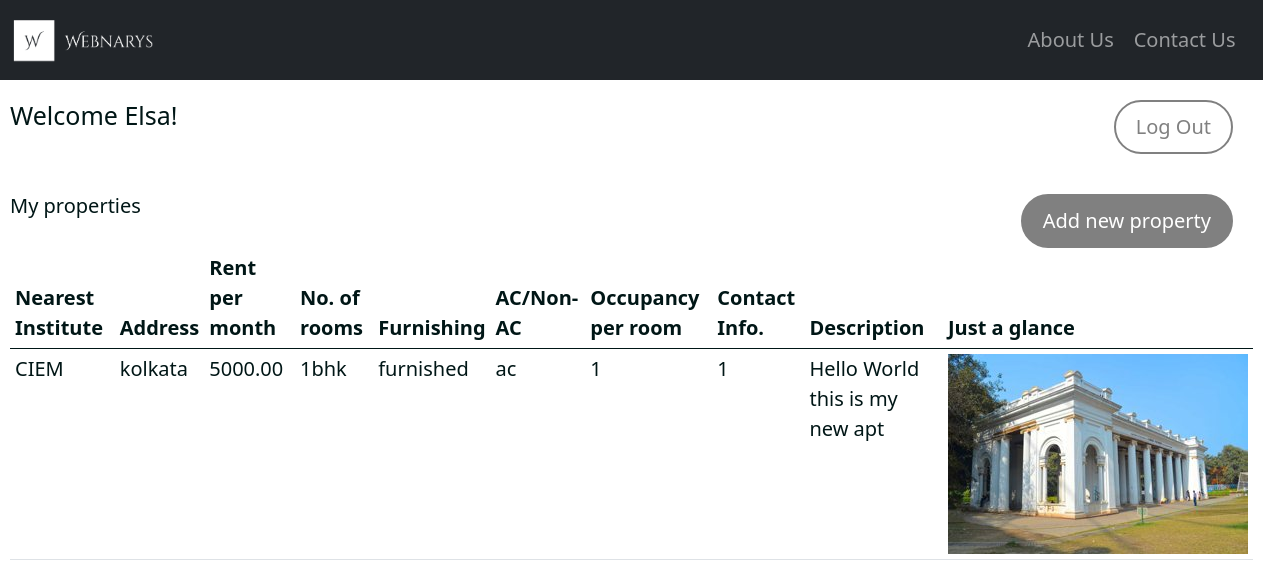
Page /listings/ (signed in) on the earlier database version.
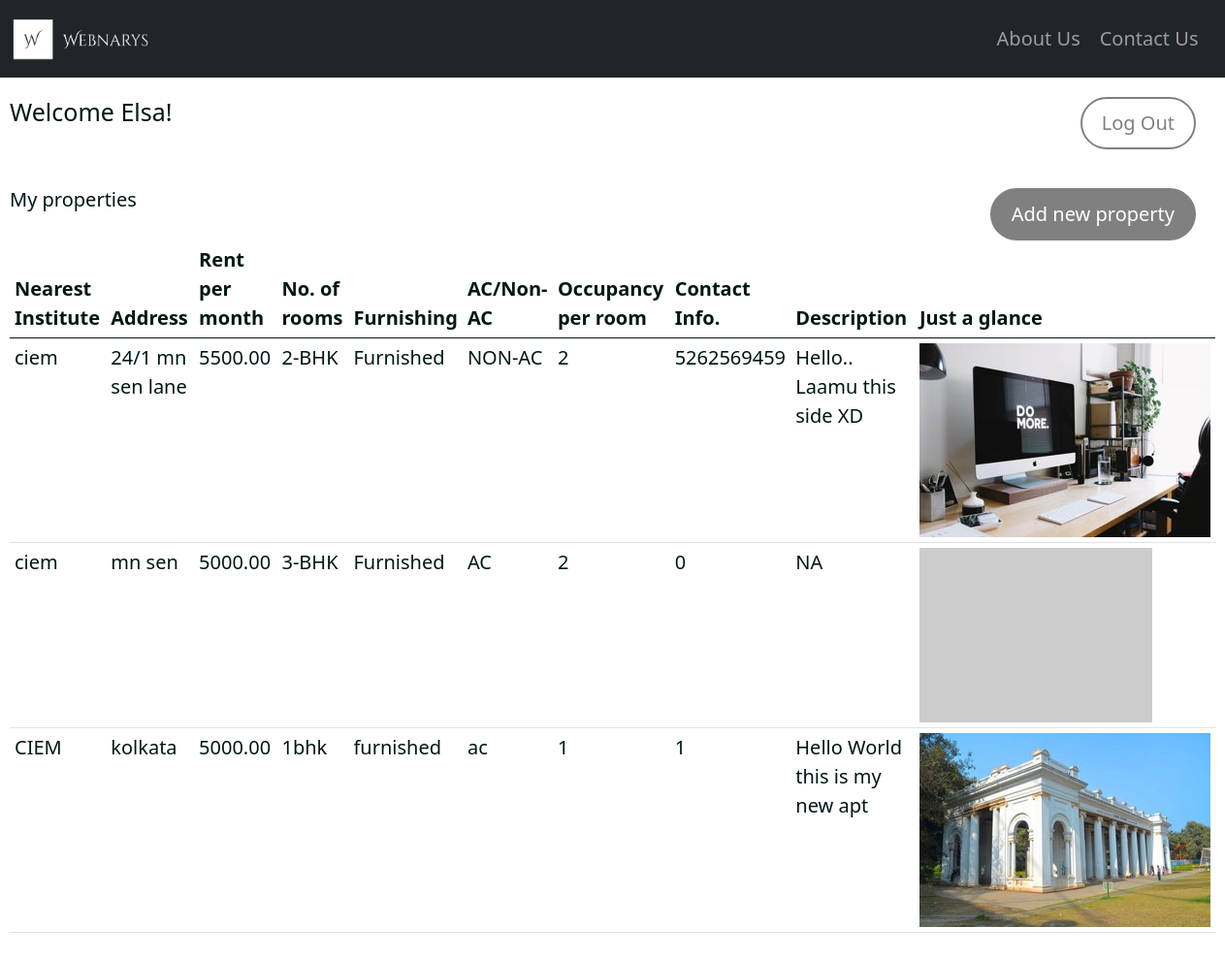
Same page on the later database version.
### home/models.py (models this page shows, shortened)
class Vendor(models.Model):
    name = models.CharField(max_length=255)
    created_at = models.DateTimeField(auto_now_add=True)
    created_by = models.OneToOneField(User,related_name='vendor',on_delete=models.CASCADE)

class Property(models.Model):
    vendor=models.ForeignKey(Vendor,related_name='properties', on_delete=models.CASCADE)
    institute_name=models.CharField(max_length=255)
    address=models.CharField(max_length=255)
    rent=models.DecimalField(max_digits=10,decimal_places=2)
    date_added=models.DateTimeField(auto_now_add=True)
    air=(('AC',"AC"),('NON-AC',"NON-AC"))
    furnish=(('Furnished',"Furnished"),('Un-furnished',"Un-furnished"))
    room=(('1-BHK',"1-BHK"),('2-BHK',"2-BHK"),('3-BHK',"3-BHK"))
    rooms=models.CharField(max_length=10,choices=room,default="1-BHK")
    furnishing=models.CharField(max_length=15,choices=furnish,default="Un-furnished")
    acornonac=models.CharField(max_length=10,choices=air,default="NON-AC")
    image=models.ImageField(upload_to='uploads/',blank=True,null=True)
    thumbnail=models.ImageField(upload_to='uploads/',blank=True,null=True)
    desc=models.TextField(max_length=100,help_text="Want to write more about your property?",default="")
    occupancy=models.IntegerField(default=0,help_text="Enter occupancy per room")
    phone=models.IntegerField(default=0)
    class Meta:
        ordering=['-date_added']
    def get_thumbnail(self):
        if self.thumbnail:
            return self.thumbnail.url
        else:
            if self.image:
                self.thumbnail=self.make_thumbnail(self.image)
                self.save()
                return self.thumbnail.url
            else:
                return 'https://via.placeholder.com/240x180.jpg'

### home/views.py (the view)
# urls.py: path('listings/', views.list_view, name='listings'),
def list_view(request):
    vendor=request.user.vendor
    properties=vendor.properties.all()
    return render(request,'listings.html',{'vendor':vendor, 'properties':properties})

### templates/listings.html (shortened to what this page needs)
{% extends 'base.html' %}
{%block body %}
<div class="listing-container">
    <header class="listing-head">
        <h1 class="title">
            Welcome {{vendor.name}}!
        </h1>
        <a href="{% url 'logout' %}" class=" local-btn sec-btn">Log Out</a>
    </header>
    <section class="item-listing-container">
        <div class="item-list-head">
            <h2 class='is-size-3 mb-4'>My properties</h2>
            <a href="{% url 'add'%}" class='local-btn'>
                Add new property
            </a>
        </div>
        {% if properties %}
        <table class='table is-fullwidth'>
            <thead>
                <tr>
                    <th>Nearest Institute</th>
                    <th>Address</th>
                    <th>Rent per month </th>
                    <th>No. of rooms</th>
                    <th>Furnishing</th>
                    <th>AC/Non-AC</th>
                    <th>Occupancy per room</th>
                    <th>Contact Info.</th>
                    <th>Description</th>
                    <th>Just a glance</th>
                </tr>
            </thead>
            <tbody>
                {% for i in properties %}
                <tr>
                    <td>{{i.institute_name}}</td>
                    <td>{{i.address}}</td>
                    <td>{{i.rent}}</td>
                    <td>{{i.rooms}}</td>
                    <td>{{i.furnishing}}</td>
                    <td>{{i.acornonac}}</td>
                    <td>{{i.occupancy}}</td>
                    <td>{{i.phone}}</td>
                    <td>{{i.desc}}</td>
                    <td><img src="{{i.get_thumbnail}}"></td>
                </tr>
                {% endfor %}
            </tbody>
        </table>
        {%else%}
        <p>No properties to show yet...</p>
        {% endif %}
    </section>
</div>
{%endblock body%}

### templates/base.html (shortened to what this page needs)
<!doctype html>
<html lang="en">
<head>
  <link href="https://cdn.jsdelivr.net/npm/bootstrap@5.0.1/dist/css/bootstrap.min.css" rel="stylesheet"
>
  {% load static %}
  <link href="{% static 'style.css' %}" rel="stylesheet">
</head>
<body>
  <nav class="navbar navbar-expand-lg navbar-dark bg-dark">
    <div class="container-fluid">
      <a class="navbar-brand" href="/">
        <img src="../static/images/logo.png" alt="company-logo" height="50x" width="auto" />
      </a>
      <div class="collapse navbar-collapse" id="navbarSupportedContent">
        <ul class="navbar-nav me-auto mb-2 mb-lg-0">
          <li class="nav-item">
            <a class="nav-link" href="/about">About Us</a>
          </li>
          <li class="nav-item">
            <a class="nav-link" href="/contact">Contact Us</a>
          </li>
        </ul>
      </div>
    </div>
  </nav>
  {% block body %} {%endblock body%}
</body>
</html>

### static/style.css (style rules this page uses)
:root { --pri-font-color: #ffffff; --sec-font-color: #001616; --pri-background-color: #ffffff; --sec-background-color: #e4e4e4; --border-color: #808080; }
* { box-sizing: border-box; margin: 0; padding: 0; font-size: 2rem; color: var(--sec-font-color); }
html { font-size: 10px; font-family: "Montserrat", Arial, Helvetica, sans-serif; }
a { text-decoration: none; }
.local-btn { border-radius: 3rem; cursor: pointer; border: 0.2rem solid var(--border-color); color: var(--pri-font-color); background-color: var(--border-color); padding: 1rem 2rem; font-weight: 500; margin-right: 2rem; }
.sec-btn { background-color: var(--pri-background-color); color: var(--border-color); }
.navbar-expand-lg .navbar-nav { margin-left: auto; margin-right: 0; }
.navbar-collapse { margin: 1rem; max-width: fit-content; }
.nav-link { padding: 0.5rem; margin: 0.5rem; }
ul { display: none; }
.listing-container { display: flex; flex-direction: column; flex-wrap: wrap; flex: 1; }
.listing-head { display: flex; flex-direction: row; justify-content: space-between; flex-wrap: wrap; padding: 1rem; margin: 1rem 0rem; }
.item-listing-container { display: flex; flex-direction: column; flex-wrap: wrap; padding: 1rem; margin: 1rem 0rem; }
.item-list-head { display: flex; flex-direction: row; justify-content: space-between; }

Differences in the rows shown:
added Property: institute_name "ciem", address "24/1 mn sen lane", rent "5500.00", rooms "2-BHK", furnishing "Furnished", acornonac "NON-AC", occupancy "2", phone "5262569459", desc "Hello.. Laamu this side XD", get_thumbnail (picture)
added Property: institute_name "ciem", address "mn sen", rent "5000.00", rooms "3-BHK", furnishing "Furnished", acornonac "AC", occupancy "2", phone "0", desc "NA"
